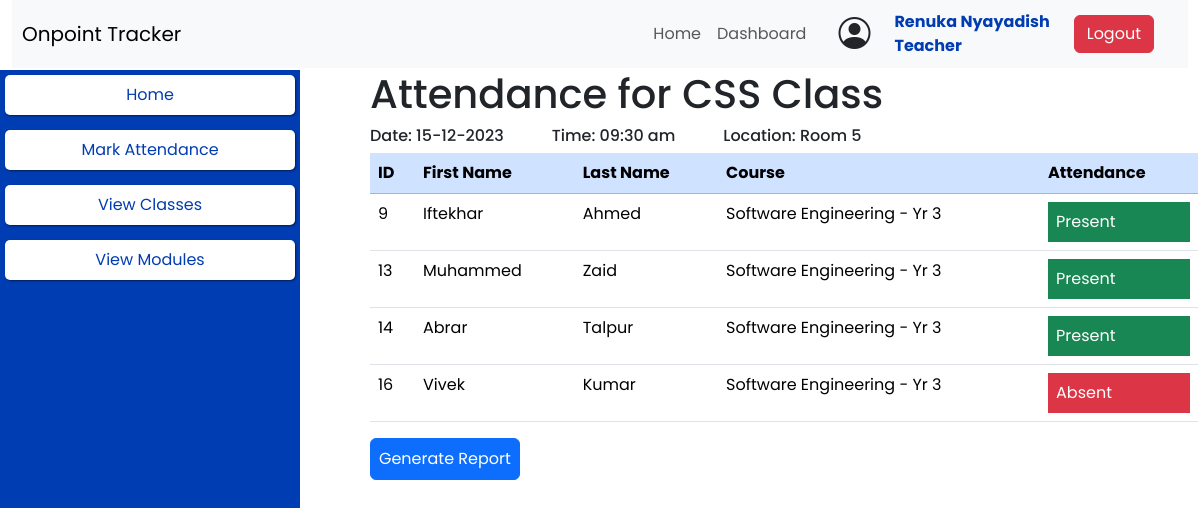
Page /pages/teacher_view_attendance.php?class_id=20 (signed in) on the committed database.
### tables this page shows
CREATE TABLE `class` (
  `class_id` int(11) NOT NULL,
  `class_name` varchar(50) NOT NULL,
  `class_date` date NOT NULL,
  `class_time` time NOT NULL,
  `class_location` varchar(50) NOT NULL,
  `class_module_id` int(11) NOT NULL
);

CREATE TABLE `attendance` (
  `attendance_id` int(11) NOT NULL,
  `attendance_student_id` int(11) NOT NULL,
  `attendance_class_id` int(11) NOT NULL,
  `attendance_status` char(1) NOT NULL
);

CREATE TABLE `user` (
  `user_id` int(11) NOT NULL,
  `user_fname` varchar(50) NOT NULL,
  `user_lname` varchar(50) NOT NULL,
  `user_email` varchar(50) NOT NULL,
  `user_password` varchar(50) NOT NULL,
  `user_role_id` int(11) NOT NULL,
  `user_course_id` int(11) DEFAULT NULL
);

CREATE TABLE `course` (
  `course_id` int(10) NOT NULL,
  `course_name` varchar(50) NOT NULL,
  `course_manager_id` int(10) NOT NULL
);

### pages/teacher_view_attendance.php (the view, shortened to what this page needs)
<!DOCTYPE html>
<html lang="en">
<head>
    <link href="https://cdn.jsdelivr.net/npm/bootstrap@5.3.2/dist/css/bootstrap.min.css" rel="stylesheet">
    <?php
    if (isset($_GET["class_id"])) {
        require_once('..\inc\head.php');
        $class_id = $_GET["class_id"] ?>
</head>
<body>
    <div class="container-fluid">
        <?php require_once('..\inc\navbar.php'); ?>
    </div>
    <?php require_once('..\inc\teacher_sidebar.php');
    ?>
    <section class="container">
        <?php
        $class_query = "SELECT * FROM
            class
            JOIN module
            where class_id=$class_id
            and class.class_module_id=module.module_id";
        $get_class_query = mysqli_query($conn, $class_query);
        if ($get_class_query) {
            $class_result = mysqli_fetch_all($get_class_query);
            foreach ($class_result as $class) { ?>
                <h1>Attendance for <?php echo $class[1] ?> Class</h1>
                <div class="d-flex gap-5">
                    <h6>Date: <?php echo date('d-m-Y', strtotime($class[2])) ?></h6>
                    <h6>Time: <?php echo date('h:i a', strtotime($class[3])) ?></h6>
                    <h6>Location: <?php echo $class[4] ?></h6>
                </div>
        <?php
            }
        }
        ?>
        <table class="table">
            <thead>
                <tr class="table-primary">
                    <th scope="col">
                        ID
                    </th>
                    <th scope="col">
                        First Name
                    </th>
                    <th scope="col">
                        Last Name
                    </th>
                    <th scope="col">
                        Course
                    </th>
                    <th scope="col">
                        Attendance
                    </th>
                </tr>
            </thead>
            <tbody>
                <?php
                $get_attendance_query = "SELECT
                 user_id,user_fname,user_lname,course_name,attendance_status,attendance_class_id FROM
                 `attendance`
                 JOIN
                 user,course
                 WHERE
                 attendance.attendance_student_id=user.user_id
                 and user.user_course_id=course.course_id
                 and attendance.attendance_class_id=$class_id;
                ";
                if ($result = mysqli_query($conn, $get_attendance_query)) {
                    $attendance_rows = mysqli_fetch_all($result);
                    foreach ($attendance_rows as $attendance) { ?>
                        <tr>
                            <td>
                                <?php echo $attendance[0]; ?>
                            </td>
                            <td>
                                <?php echo $attendance[1]; ?>
                            </td>
                            <td>
                                <?php echo $attendance[2]; ?>
                            </td>
                            <td>
                                <?php echo $attendance[3]; ?>
                            </td>
                            <td>
                                <?php
                                $attendance_status = "";
                                $attendance_class = "";
                                switch ($attendance[4]) {
                                    case 'P':
                                        $attendance_status = "Present";
                                        $attendance_class = "w-100 p-2 block text-white bg-success";
                                        break;
                                    case 'A':
                                        $attendance_status = "Absent";
                                        $attendance_class = "w-100 p-2 block text-white bg-danger";
                                        break;
                                }; ?>
                                <div class="<?php echo $attendance_class ?>"><?php echo $attendance_status ?></div>
                            </td>
                        </tr>
                <?php  }
                } ?>
            </tbody>
        </table>
        <a class="btn btn-primary rounded p-2" href="../functions/generate_class_report.php?class_id=<?php echo $class_id ?>">Generate Report</a>
    </section>
<?php
    } else {
        header("Location:teacher_dashboard.php");
    } ?>
</body>
</html>

### inc/head.php (style rules this page uses)
* { margin: 0; padding: 0; box-sizing: border-box; font-family: "Poppins", sans-serif; }

### pages/teacher_view_attendance.php (style rules this page uses)
.container { margin: 70px; padding-left: 25%; }
.container-fluid { top: 0; position: fixed; z-index: 1000; }

### rows in the picture
class: class_name "CSS", class_date "15-12-2023", class_time "09:30 am", class_location "Room 5"
attendance: attendance_student.user_id "9", attendance_student.user_fname "Iftekhar", attendance_student.user_lname "Ahmed", course.course_name "Software Engineering - Yr 3", attendance_status "Present"
attendance: attendance_student.user_id "13", attendance_student.user_fname "Muhammed", attendance_student.user_lname "Zaid", course.course_name "Software Engineering - Yr 3", attendance_status "Present"
attendance: attendance_student.user_id "14", attendance_student.user_fname "Abrar", attendance_student.user_lname "Talpur", course.course_name "Software Engineering - Yr 3", attendance_status "Present"
attendance: attendance_student.user_id "16", attendance_student.user_fname "Vivek", attendance_student.user_lname "Kumar", course.course_name "Software Engineering - Yr 3", attendance_status "Absent"

### other values in the picture
$user_fullname "Renuka Nyayadish"
$user_role_name "Teacher"
